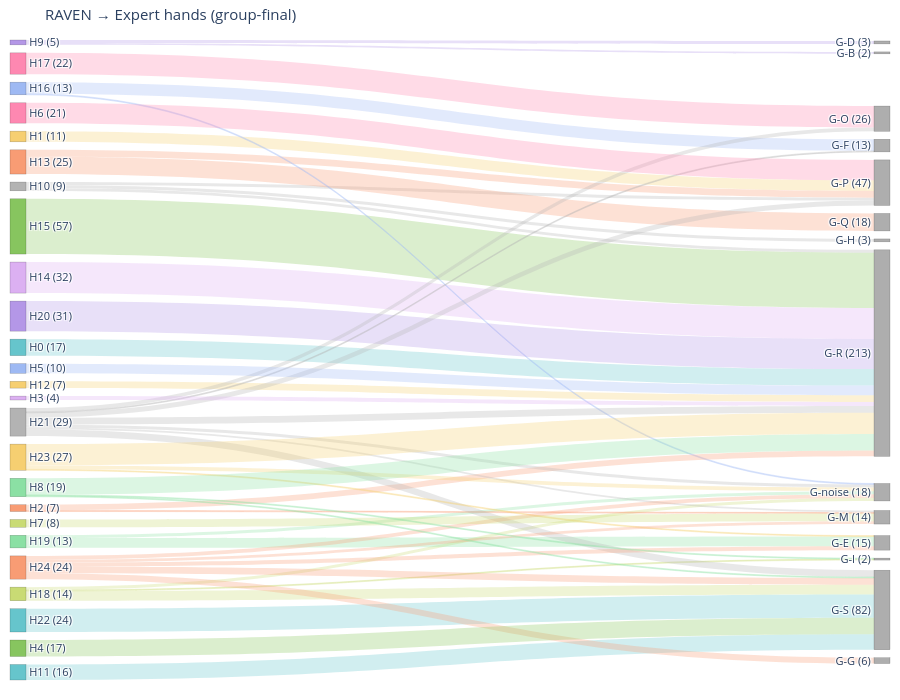

Notebook code cell kept with this figure:
### Code cell
two_way_sankey(df, 'RAVEN', 'human-final',
               left_prefix='H', right_prefix='G',
               title='RAVEN → Expert hands (group-final)')

### Figure 1 — Plotly figure (JSON) as saved in the notebook; plotly's stock layout.template omitted (floating-point values rounded to 4 significant figures)
{"data": [{"link": {"color": ["rgba(102, 197, 204,0.3)", "rgba(246, 207, 113,0.3)", "rgba(179, 179, 179,0.3)", "rgba(179, 179, 179,0.3)", "rgba(179, 179, 179,0.3)", "rgba(102, 197, 204,0.3)", "rgba(246, 207, 113,0.3)", "rgba(248, 156, 116,0.3)", "rgba(248, 156, 116,0.3)", "rgba(220, 176, 242,0.3)", "rgba(135, 197, 95,0.3)", "rgba(158, 185, 243,0.3)", "rgba(158, 185, 243,0.3)", "rgba(254, 136, 177,0.3)", "rgba(201, 219, 116,0.3)", "rgba(201, 219, 116,0.3)", "rgba(201, 219, 116,0.3)", "rgba(139, 224, 164,0.3)", "rgba(139, 224, 164,0.3)", "rgba(248, 156, 116,0.3)", "rgba(248, 156, 116,0.3)", "rgba(180, 151, 231,0.3)", "rgba(179, 179, 179,0.3)", "rgba(179, 179, 179,0.3)", "rgba(179, 179, 179,0.3)", "rgba(179, 179, 179,0.3)", "rgba(179, 179, 179,0.3)", "rgba(179, 179, 179,0.3)", "rgba(179, 179, 179,0.3)", "rgba(102, 197, 204,0.3)", "rgba(246, 207, 113,0.3)", "rgba(246, 207, 113,0.3)", "rgba(246, 207, 113,0.3)", "rgba(248, 156, 116,0.3)", "rgba(248, 156, 116,0.3)", "rgba(248, 156, 116,0.3)", "rgba(248, 156, 116,0.3)", "rgba(248, 156, 116,0.3)", "rgba(220, 176, 242,0.3)", "rgba(135, 197, 95,0.3)", "rgba(158, 185, 243,0.3)", "rgba(254, 136, 177,0.3)", "rgba(201, 219, 116,0.3)", "rgba(139, 224, 164,0.3)", "rgba(139, 224, 164,0.3)", "rgba(139, 224, 164,0.3)", "rgba(180, 151, 231,0.3)", "rgba(180, 151, 231,0.3)"], "source": [0, 1, 10, 10, 10, 11, 12, 13, 13, 14, 15, 16, 16, 17, 18, 18, 18, 19, 19, 2, 2, 20, 21, 21, 21, 21, 21, 21, 21, 22, 23, 23, 23, 24, 24, 24, 24, 24, 3, 4, 5, 6, 7, 8, 8, 8, 9, 9], "target": [36, 34, 30, 34, 36, 37, 36, 34, 35, 36, 36, 28, 38, 33, 31, 37, 38, 27, 38, 32, 36, 36, 28, 32, 33, 34, 36, 37, 38, 37, 27, 36, 38, 27, 29, 32, 37, 38, 36, 37, 36, 34, 32, 31, 36, 37, 25, 26], "value": [17, 11, 3, 3, 3, 16, 7, 7, 18, 32, 57, 12, 1, 22, 1, 10, 3, 10, 3, 1, 6, 31, 1, 2, 4, 5, 7, 7, 3, 24, 1, 22, 4, 4, 6, 3, 7, 4, 4, 17, 10, 21, 8, 1, 17, 1, 2, 3]}, "node": {"color": ["rgb(102, 197, 204)", "rgb(246, 207, 113)", "rgb(248, 156, 116)", "rgb(220, 176, 242)", "rgb(135, 197, 95)", "rgb(158, 185, 243)", "rgb(254, 136, 177)", "rgb(201, 219, 116)", "rgb(139, 224, 164)", "rgb(180, 151, 231)", "rgb(179, 179, 179)", "rgb(102, 197, 204)", "rgb(246, 207, 113)", "rgb(248, 156, 116)", "rgb(220, 176, 242)", "rgb(135, 197, 95)", "rgb(158, 185, 243)", "rgb(254, 136, 177)", "rgb(201, 219, 116)", "rgb(139, 224, 164)", "rgb(180, 151, 231)", "rgb(179, 179, 179)", "rgb(102, 197, 204)", "rgb(246, 207, 113)", "rgb(248, 156, 116)", "rgba(140,140,140,0.7)", "rgba(140,140,140,0.7)", "rgba(140,140,140,0.7)", "rgba(140,140,140,0.7)", "rgba(140,140,140,0.7)", "rgba(140,140,140,0.7)", "rgba(140,140,140,0.7)", "rgba(140,140,140,0.7)", "rgba(140,140,140,0.7)", "rgba(140,140,140,0.7)", "rgba(140,140,140,0.7)", "rgba(140,140,140,0.7)", "rgba(140,140,140,0.7)", "rgba(140,140,140,0.7)"], "label": ["H0 (17)", "H1 (11)", "H2 (7)", "H3 (4)", "H4 (17)", "H5 (10)", "H6 (21)", "H7 (8)", "H8 (19)", "H9 (5)", "H10 (9)", "H11 (16)", "H12 (7)", "H13 (25)", "H14 (32)", "H15 (57)", "H16 (13)", "H17 (22)", "H18 (14)", "H19 (13)", "H20 (31)", "H21 (29)", "H22 (24)", "H23 (27)", "H24 (24)", "G-B (2)", "G-D (3)", "G-E (15)", "G-F (13)", "G-G (6)", "G-H (3)", "G-I (2)", "G-M (14)", "G-O (26)", "G-P (47)", "G-Q (18)", "G-R (213)", "G-S (82)", "G-noise (18)"], "line": {"color": "rgba(0,0,0,0.3)", "width": 0.5}, "pad": 8, "thickness": 16}, "type": "sankey"}], "layout": {"font": {"size": 11}, "height": 700, "margin": {"b": 20, "l": 10, "r": 10, "t": 40}, "title": {"text": "RAVEN → Expert hands (group-final)"}, "width": 900}}
